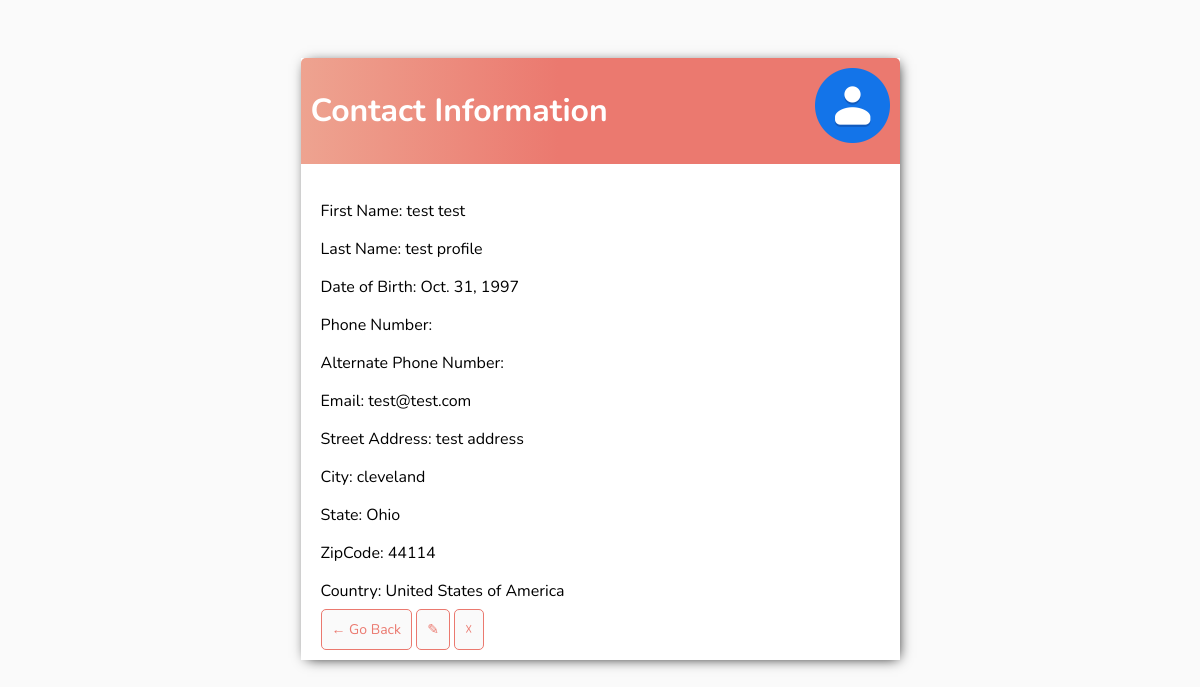
Before: /contactinfo/12/ (signed in) with the older database file.
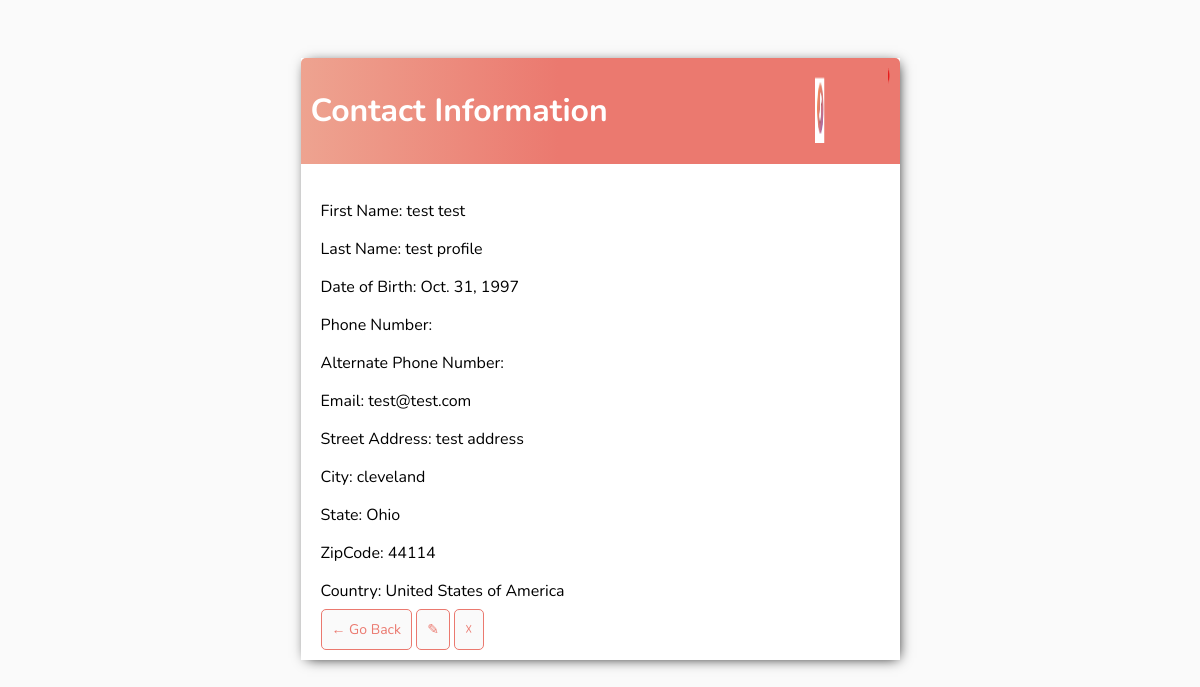
After: the same page with the newer database file.
### Contacts/models.py (models this page shows, shortened)
class ContactInfo(models.Model):
    user = models.ForeignKey(User, on_delete=models.CASCADE)
    cid = models.AutoField(primary_key=True)
    photo = models.ImageField(upload_to='', default="default.png")
    fname = models.CharField(max_length=50, null=True, blank=True, verbose_name="First Name")
    lname = models.CharField(max_length=50, null=True, blank=True, verbose_name="Last Name")
    DOB = models.DateField(null=True,blank=True, verbose_name="Date Of Birth")
    phnumber = PhoneNumberField(null = True, blank = True, verbose_name="Primary Phone Number")
    phnumberalt= PhoneNumberField(null = True, blank = True, verbose_name="Alternate Phone Number")
    email_address=models.EmailField(null=True,blank=True,verbose_name="Email ID")
    Staddress= models.TextField(null=True, blank=True, verbose_name="Street Address")
    city = models.CharField(max_length=20, null=True, verbose_name="City")
    state = models.CharField(max_length=20, null=True, verbose_name="State")
    zipcode = models.PositiveIntegerField(null=True,blank=True, verbose_name="Zipcode")
    country = models.CharField(max_length=20, choices= COUNTRIES, default='ZZ', verbose_name="Country",null=True, blank=True)

### Contacts/views.py (the view)
# urls.py: path('contactinfo/<int:pk>/', ContactDetail.as_view(),name='contactinfo'),
class ContactDetail(LoginRequiredMixin,DetailView):
    model= ContactInfo
    context_object_name= 'contactdetail'

### templates/Contacts/ContactInfo_detail.html (shortened to what this page needs)
{% extends 'Contacts/main.html' %}
{% block content%}
{% load static %}
<div class="header-bar">
  <h1>Contact Information</h1>
  {% if contactdetail.photo %}
  <img src='{{ contactdetail.photo.url }}' width="75" height="75" />
  {% else %}
  <p>No Image Data Available</p>{% endif %}
</div>
<div class="card-body">
<p>            First Name:  {{contactdetail.fname}}</p>
<p>             Last Name:  {{contactdetail.lname}}</p>
<p>         Date of Birth:  {{contactdetail.DOB}}</p>
<p>          Phone Number:  <a href="tel:{{contactdetail.phnumber.as_e164|default_if_none:"&nbsp;"}}"> {{contactdetail.phnumber.as_e164|default_if_none:"&nbsp;"}}</a></p>
<p>Alternate Phone Number:  <a href="tel:{{contactdetail.phnumberalt.as_e164|default_if_none:"&nbsp;"}}"> {{contactdetail.phnumberalt.as_e164|default_if_none:"&nbsp;"}}</a></p>
<p>                 Email:  {{contactdetail.email_address}}</p>
<p>        Street Address:  {{contactdetail.Staddress}}</p>
<p>                  City:  {{contactdetail.city}}</p>
<p>                 State:  {{contactdetail.state}}</p>
<p>               ZipCode:  {{contactdetail.zipcode}}</p>
<p>               Country:  {{contactdetail.get_country_display}}</p>
<a class='button' href="{% url 'contacts' %}"> &#8592; Go Back</a>
<a class='button' href="{% url 'contactupdate' contactdetail.cid %}">&#9998</a>
<a class='button' href="{% url 'contactdelete' contactdetail.cid %}">&#9747</a>
</div>
{% endblock content %}

Changed rows visible on the page:
changed ContactInfo "test test": photo: picture added in place of a placeholder
